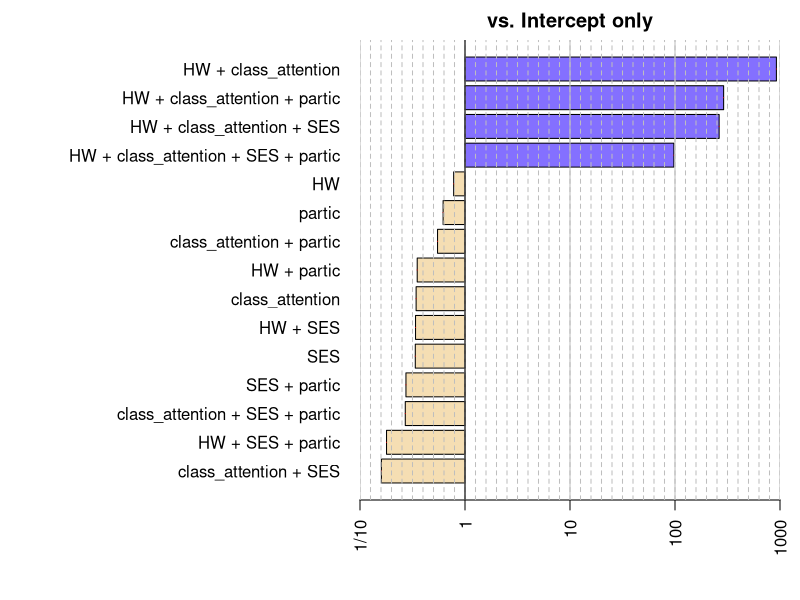

Recreate this plot in R. (Note: this script raises an error after producing the figure.)
library(BayesFactor)
library(bayestestR)

school_asses <- read.csv("school_asses.csv")
str(school_asses)
head(school_asses)

# Hierarchical testing ----------------------------------------------------

# You would use this method in any situation you would use hierarchical
# testing (model comparison).

## Frequenstist testing:

mod1 <- lm(teacher_asses ~ HW + class_attention, data = school_asses)
mod2 <- lm(teacher_asses ~ HW + class_attention + SES, data = school_asses)

summary(mod1) # look at the F test! What does it mean?

# compare models
anova(mod1,mod2)
# result is non-significant, as non-significant as can be!
# But does this mean our results support H0?

## Bayesian testing:
mod1B <- lmBF(teacher_asses ~ HW + class_attention, data = school_asses)
mod2B <- lmBF(teacher_asses ~ HW + class_attention + SES, data = school_asses)

c(mod1B,mod2B) # both models look good. Now what?

# compare models by dividing BFs:
mod2B / mod1B
# ALWAYS remember - BFs are comparative! Who are you comparing to?

# Inclusion BFs -----------------------------------------------------------

# We can also produce a BF for each term using Bayesian model averaging:
fit_all <- lm(teacher_asses ~ HW + class_attention + SES + partic, data = school_asses)
summary(fit_all)

# generalTestBF() makes BF for all combinations of effects in the model:
fit_allB <- generalTestBF(teacher_asses ~ HW + class_attention + SES + partic, data = school_asses)
fit_allB
head(fit_allB) # best models


fit_allB[8] # select model BF
fit_allB[9:10] / fit_allB[8] # new BFs
# etc...

plot(fit_allB)
plot(bayesfactor_models(fit_allB))

# which terms are most supported?
# which terms are least supported?

bayesfactor_inclusion(fit_allB, match_models = TRUE)
# read more about Bayesian model averaging:
# https://easystats.github.io/bayestestR/articles/bayes_factors.html#inclusion-bayes-factors-via-bayesian-model-averaging


# Exercise ----------------------------------------------------------------

# Test the interacting effect of `sex` and `partic` on `teacher_asses`
# using both frequentist and Bayesian testing (use generalTestBF()).
# 1. Interpret the Bayesian results.
#    - which is the best model?
#    - Compare the main effects model to the model with the interaction
#      using both frequentist and Bayesian testing.
# 2. How / Do the Bayesian and frequentist results differ?
#    Are you convinced there is or isn't an interaction?
# 3. On average:
#    - which term is most supported in the
#    - which term is least supported?
